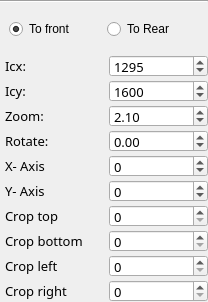
           <widget class="QWidget" name="page_image_3">
            <property name="geometry">
             <rect>
              <x>0</x>
              <y>0</y>
              <width>208</width>
              <height>302</height>
             </rect>
            </property>
            <attribute name="label">
             <string>Image 3</string>
            </attribute>
            <layout class="QVBoxLayout" name="verticalLayout_5">
             <property name="spacing">
              <number>5</number>
             </property>
             <property name="leftMargin">
              <number>0</number>
             </property>
             <property name="topMargin">
              <number>0</number>
             </property>
             <property name="rightMargin">
              <number>0</number>
             </property>
             <property name="bottomMargin">
              <number>0</number>
             </property>
             <item>
              <widget class="Line" name="line_5">
               <property name="orientation">
                <enum>Qt::Horizontal</enum>
               </property>
              </widget>
             </item>
             <item>
              <widget class="QFrame" name="frame_radio_button_alligment_image_3">
               <layout class="QHBoxLayout" name="horizontalLayout_21">
                <item>
                 <widget class="QRadioButton" name="radioButton_5">
                  <property name="text">
                   <string>To front</string>
                  </property>
                  <property name="checked">
                   <bool>true</bool>
                  </property>
                 </widget>
                </item>
                <item>
                 <widget class="QRadioButton" name="radioButton_6">
                  <property name="text">
                   <string>To Rear</string>
                  </property>
                 </widget>
                </item>
               </layout>
              </widget>
             </item>
             <item>
              <layout class="QGridLayout" name="gridLayout_10">
               <property name="leftMargin">
                <number>5</number>
               </property>
               <property name="horizontalSpacing">
                <number>5</number>
               </property>
               <property name="verticalSpacing">
                <number>3</number>
               </property>
               <item row="7" column="0">
                <widget class="QLabel" name="label_61">
                 <property name="font">
                  <font>
                   <family>Sans Serif</family>
                   <pointsize>10</pointsize>
                  </font>
                 </property>
                 <property name="text">
                  <string>Crop bottom</string>
                 </property>
                </widget>
               </item>
               <item row="0" column="1">
                <widget class="QSpinBox" name="val_icx_image_3">
                 <property name="enabled">
                  <bool>true</bool>
                 </property>
                 <property name="minimumSize">
                  <size>
                   <width>60</width>
                   <height>0</height>
                  </size>
                 </property>
                 <property name="maximumSize">
                  <size>
                   <width>16777215</width>
                   <height>22</height>
                  </size>
                 </property>
                 <property name="font">
                  <font>
                   <family>Sans Serif</family>
                   <pointsize>10</pointsize>
                  </font>
                 </property>
                 <property name="maximum">
                  <number>4000</number>
                 </property>
                 <property name="value">
                  <number>1295</number>
                 </property>
                </widget>
               </item>
               <item row="6" column="0">
                <widget class="QLabel" name="label_62">
                 <property name="font">
                  <font>
                   <family>Sans Serif</family>
                   <pointsize>10</pointsize>
                  </font>
                 </property>
                 <property name="text">
                  <string>Crop top</string>
                 </property>
                </widget>
               </item>
               <item row="7" column="1">
                <widget class="QSpinBox" name="val_crop_bottom_image_3">
                 <property name="minimumSize">
                  <size>
                   <width>60</width>
                   <height>0</height>
                  </size>
                 </property>
                 <property name="maximumSize">
                  <size>
                   <width>16777215</width>
                   <height>22</height>
                  </size>
                 </property>
                 <property name="font">
                  <font>
                   <family>Sans Serif</family>
                   <pointsize>10</pointsize>
                  </font>
                 </property>
                 <property name="maximum">
                  <number>2500</number>
                 </property>
                 <property name="value">
                  <number>0</number>
                 </property>
                </widget>
               </item>
               <item row="0" column="0">
                <widget class="QLabel" name="label_85">
                 <property name="minimumSize">
                  <size>
                   <width>60</width>
                   <height>0</height>
                  </size>
                 </property>
                 <property name="font">
                  <font>
                   <family>Sans Serif</family>
                   <pointsize>10</pointsize>
                  </font>
                 </property>
                 <property name="text">
                  <string>Icx:</string>
                 </property>
                </widget>
               </item>
               <item row="2" column="0">
                <widget class="QLabel" name="label_84">
                 <property name="minimumSize">
                  <size>
                   <width>80</width>
                   <height>0</height>
                  </size>
                 </property>
                 <property name="font">
                  <font>
                   <family>Sans Serif</family>
                   <pointsize>10</pointsize>
                  </font>
                 </property>
                 <property name="text">
                  <string>Zoom:</string>
                 </property>
                </widget>
               </item>
               <item row="8" column="0">
                <widget class="QLabel" name="label_69">
                 <property name="font">
                  <font>
                   <family>Sans Serif</family>
                   <pointsize>10</pointsize>
                  </font>
                 </property>
                 <property name="text">
                  <string>Crop left</string>
                 </property>
                </widget>
               </item>
               <item row="4" column="0">
                <widget class="QLabel" name="label_73">
                 <property name="enabled">
                  <bool>true</bool>
                 </property>
                 <property name="font">
                  <font>
                   <family>Sans Serif</family>
                   <pointsize>10</pointsize>
                  </font>
                 </property>
                 <property name="text">
                  <string>X- Axis</string>
                 </property>
                </widget>
               </item>
               <item row="5" column="1">
                <widget class="QSpinBox" name="val_coordinate_y_image_3">
                 <property name="enabled">
                  <bool>true</bool>
                 </property>
                 <property name="minimumSize">
                  <size>
                   <width>50</width>
                   <height>0</height>
                  </size>
                 </property>
                 <property name="maximumSize">
                  <size>
                   <width>16777215</width>
                   <height>22</height>
                  </size>
                 </property>
                 <property name="font">
                  <font>
                   <family>Sans Serif</family>
                   <pointsize>10</pointsize>
                  </font>
                 </property>
                 <property name="minimum">
                  <number>-10000</number>
                 </property>
                 <property name="maximum">
                  <number>10000</number>
                 </property>
                </widget>
               </item>
               <item row="5" column="0">
                <widget class="QLabel" name="label_82">
                 <property name="enabled">
                  <bool>true</bool>
                 </property>
                 <property name="font">
                  <font>
                   <family>Sans Serif</family>
                   <pointsize>10</pointsize>
                  </font>
                 </property>
                 <property name="text">
                  <string>Y- Axis</string>
                 </property>
                </widget>
               </item>
               <item row="3" column="1">
                <widget class="QDoubleSpinBox" name="val_rotate_image_3">
                 <property name="enabled">
                  <bool>true</bool>
                 </property>
                 <property name="minimumSize">
                  <size>
                   <width>50</width>
                   <height>0</height>
                  </size>
                 </property>
                 <property name="maximumSize">
                  <size>
                   <width>16777215</width>
                   <height>22</height>
                  </size>
                 </property>
                 <property name="font">
                  <font>
                   <family>Sans Serif</family>
                   <pointsize>10</pointsize>
                  </font>
                 </property>
                 <property name="minimum">
                  <double>-180.000000000000000</double>
                 </property>
                 <property name="maximum">
                  <double>180.000000000000000</double>
                 </property>
                 <property name="singleStep">
                  <double>0.100000000000000</double>
                 </property>
                </widget>
               </item>
               <item row="4" column="1">
                <widget class="QSpinBox" name="val_coordinate_x_image_3">
                 <property name="enabled">
                  <bool>true</bool>
                 </property>
                 <property name="minimumSize">
                  <size>
                   <width>50</width>
                   <height>0</height>
                  </size>
                 </property>
                 <property name="maximumSize">
                  <size>
                   <width>16777215</width>
                   <height>22</height>
                  </size>
                 </property>
                 <property name="font">
                  <font>
                   <family>Sans Serif</family>
                   <pointsize>10</pointsize>
                  </font>
                 </property>
                 <property name="minimum">
                  <number>-10000</number>
                 </property>
                 <property name="maximum">
                  <number>10000</number>
                 </property>
                 <property name="value">
                  <number>0</number>
                 </property>
                </widget>
               </item>
               <item row="6" column="1">
                <widget class="QSpinBox" name="val_crop_top_image_3">
                 <property name="minimumSize">
                  <size>
                   <width>60</width>
                   <height>0</height>
                  </size>
                 </property>
                 <property name="maximumSize">
                  <size>
                   <width>16777215</width>
                   <height>22</height>
                  </size>
                 </property>
                 <property name="font">
                  <font>
                   <family>Sans Serif</family>
                   <pointsize>10</pointsize>
                  </font>
                 </property>
                 <property name="maximum">
                  <number>2500</number>
                 </property>
                 <property name="value">
                  <number>0</number>
                 </property>
                </widget>
               </item>
               <item row="2" column="1">
                <widget class="QDoubleSpinBox" name="val_zoom_image_3">
                 <property name="minimumSize">
                  <size>
                   <width>60</width>
                   <height>0</height>
                  </size>
                 </property>
                 <property name="maximumSize">
                  <size>
                   <width>16777215</width>
                   <height>22</height>
                  </size>
                 </property>
                 <property name="font">
                  <font>
                   <family>Sans Serif</family>
                   <pointsize>10</pointsize>
                  </font>
                 </property>
                 <property name="decimals">
                  <number>2</number>
                 </property>
                 <property name="minimum">
                  <double>1.000000000000000</double>
                 </property>
                 <property name="maximum">
                  <double>14.000000000000000</double>
                 </property>
                 <property name="singleStep">
                  <double>0.020000000000000</double>
                 </property>
                 <property name="value">
                  <double>2.100000000000000</double>
                 </property>
                </widget>
               </item>
               <item row="1" column="0">
                <widget class="QLabel" name="label_83">
                 <property name="minimumSize">
                  <size>
                   <width>60</width>
                   <height>0</height>
                  </size>
                 </property>
                 <property name="font">
                  <font>
                   <family>Sans Serif</family>
                   <pointsize>10</pointsize>
                  </font>
                 </property>
                 <property name="text">
                  <string>Icy:</string>
                 </property>
                </widget>
               </item>
               <item row="3" column="0">
                <widget class="QLabel" name="label_21">
                 <property name="minimumSize">
                  <size>
                   <width>60</width>
                   <height>0</height>
                  </size>
                 </property>
                 <property name="font">
                  <font>
                   <family>Sans Serif</family>
                   <pointsize>10</pointsize>
                  </font>
                 </property>
                 <property name="text">
                  <string>Rotate: </string>
                 </property>
                </widget>
               </item>
               <item row="1" column="1">
                <widget class="QSpinBox" name="val_icy_image_3">
                 <property name="enabled">
                  <bool>true</bool>
                 </property>
                 <property name="minimumSize">
                  <size>
                   <width>60</width>
                   <height>0</height>
                  </size>
                 </property>
                 <property name="maximumSize">
                  <size>
                   <width>16777215</width>
                   <height>22</height>
                  </size>
                 </property>
                 <property name="font">
                  <font>
                   <family>Sans Serif</family>
                   <pointsize>10</pointsize>
                  </font>
                 </property>
                 <property name="maximum">
                  <number>4000</number>
                 </property>
                 <property name="value">
                  <number>1600</number>
                 </property>
                </widget>
               </item>
               <item row="9" column="0">
                <widget class="QLabel" name="label_70">
                 <property name="font">
                  <font>
                   <family>Sans Serif</family>
                   <pointsize>10</pointsize>
                  </font>
                 </property>
                 <property name="text">
                  <string>Crop right</string>
                 </property>
                </widget>
               </item>
               <item row="8" column="1">
                <widget class="QSpinBox" name="val_crop_left_image_3">
                 <property name="minimumSize">
                  <size>
                   <width>60</width>
                   <height>0</height>
                  </size>
                 </property>
                 <property name="maximumSize">
                  <size>
                   <width>16777215</width>
                   <height>22</height>
                  </size>
                 </property>
                 <property name="font">
                  <font>
                   <family>Sans Serif</family>
                   <pointsize>10</pointsize>
                  </font>
                 </property>
                 <property name="maximum">
                  <number>2500</number>
                 </property>
                 <property name="value">
                  <number>0</number>
                 </property>
                </widget>
               </item>
               <item row="9" column="1">
                <widget class="QSpinBox" name="val_crop_right_image_3">
                 <property name="minimumSize">
                  <size>
                   <width>60</width>
                   <height>0</height>
                  </size>
                 </property>
                 <property name="maximumSize">
                  <size>
                   <width>16777215</width>
                   <height>22</height>
                  </size>
                 </property>
                 <property name="font">
                  <font>
                   <family>Sans Serif</family>
                   <pointsize>10</pointsize>
                  </font>
                 </property>
                 <property name="maximum">
                  <number>2500</number>
                 </property>
                 <property name="value">
                  <number>0</number>
                 </property>
                </widget>
               </item>
              </layout>
             </item>
            </layout>
           </widget>
